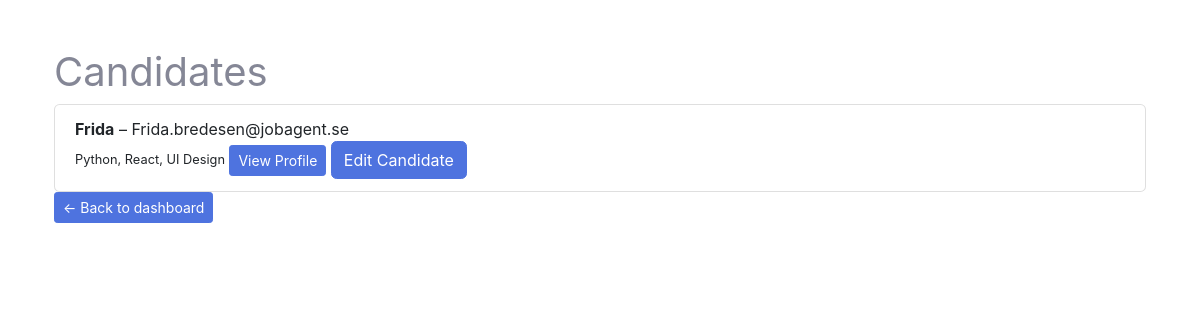
Before: /candidates/ (signed in) with the older database file.
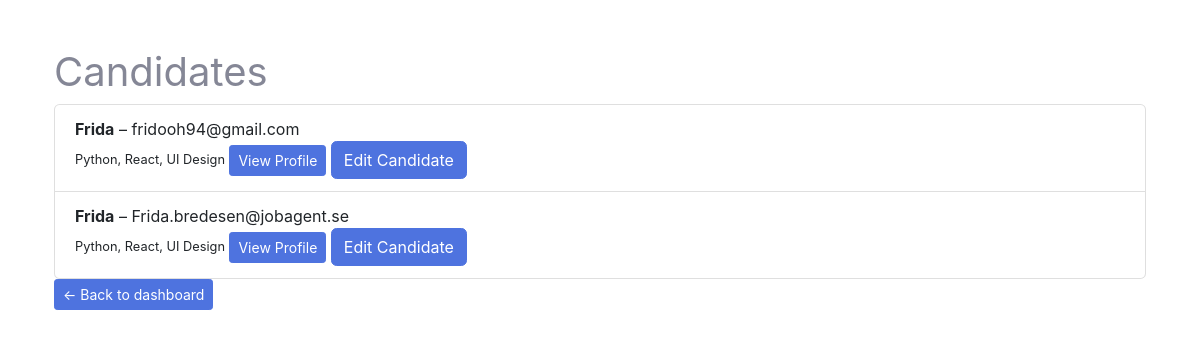
After: the same page with the newer database file.
### candidates/models.py (models this page shows, shortened)
class Candidate(models.Model):
    user = models.ForeignKey(User, on_delete=models.CASCADE)
    name = models.CharField(max_length=100)
    email = models.EmailField()
    notes = models.TextField(blank=True)
    top_skills = models.CharField(
        max_length=255,
        blank=True,
        help_text="Write top skills separated by commas (e.g. Communication, Leadership, SQL)"
    )
    uploaded_at = models.DateTimeField(auto_now_add=True)

### candidates/views.py (the view)
# urls.py: path('', views.CandidateListView.as_view(), name='candidate_list'), # Lista alla kandidater
class CandidateListView(ListView):
    model = Candidate
    template_name = 'candidate-list.html'
    context_object_name = 'candidates'
    def get_queryset(self):
        return Candidate.objects.filter(user=self.request.user).order_by('-uploaded_at')

### templates/candidate-list.html
{% extends "base.html" %}
{% block content %}
  <h1>Candidates</h1>
  <ul class="list-group">
    {% for candidate in candidates %}
      <li class="list-group-item">
        <strong>{{ candidate.name }}</strong> – {{ candidate.email }}<br>
        <small>{{ candidate.top_skills }}</small> <a href="{% url 'candidate_detail' candidate.id %}" class="btn btn-primary btn-sm">View Profile</a> <a href="{% url 'candidate_edit' candidate.pk %}" class="btn btn-primary">Edit Candidate</a>
      </li>
    {% empty %}
      <li class="list-group-item">No candidates yet.</li>
    {% endfor %}
  </ul>
<a href="{% url 'dashboard' %}" class="btn btn-primary btn-sm">← Back to dashboard</a>
{% endblock %}

Changed rows visible on the page:
added Candidate: name "Frida", email "fridooh94@gmail.com", top_skills "Python, React, UI Design"
